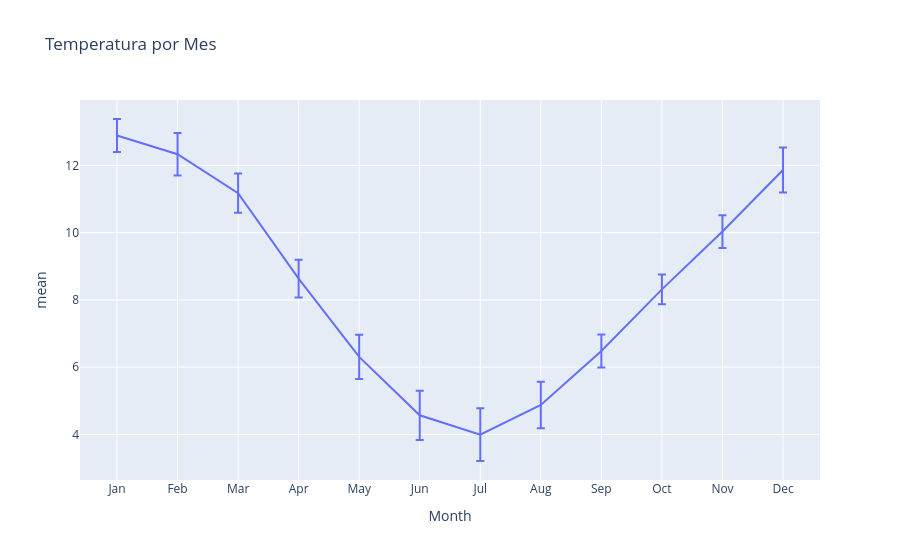

Notebook cell for this chart:
### Code cell
px.line(
    chile_t_stats.reset_index(),
    x="Month",
    y="mean",
    error_y="std",
    title="Temperatura por Mes",
)

### Figure 1 — Plotly figure (JSON) as saved in the notebook; plotly's stock layout.template omitted (floating-point values rounded to 4 significant figures)
{"data": [{"error_y": {"array": [0.4897, 0.6347, 0.5834, 0.5619, 0.6581, 0.7319, 0.7827, 0.6942, 0.4921, 0.4431, 0.4878, 0.6693]}, "hovertemplate": "Month=%{x}<br>mean=%{y}<extra></extra>", "legendgroup": "", "line": {"color": "#636efa", "dash": "solid"}, "marker": {"symbol": "circle"}, "mode": "lines", "name": "", "orientation": "v", "showlegend": false, "type": "scatter", "x": ["Jan", "Feb", "Mar", "Apr", "May", "Jun", "Jul", "Aug", "Sep", "Oct", "Nov", "Dec"], "xaxis": "x", "y": [12.89, 12.33, 11.18, 8.633, 6.305, 4.567, 3.991, 4.874, 6.479, 8.313, 10.03, 11.86], "yaxis": "y"}], "layout": {"legend": {"tracegroupgap": 0}, "title": {"text": "Temperatura por Mes"}, "xaxis": {"anchor": "y", "domain": [0, 1], "title": {"text": "Month"}}, "yaxis": {"anchor": "x", "domain": [0, 1], "title": {"text": "mean"}}}}
